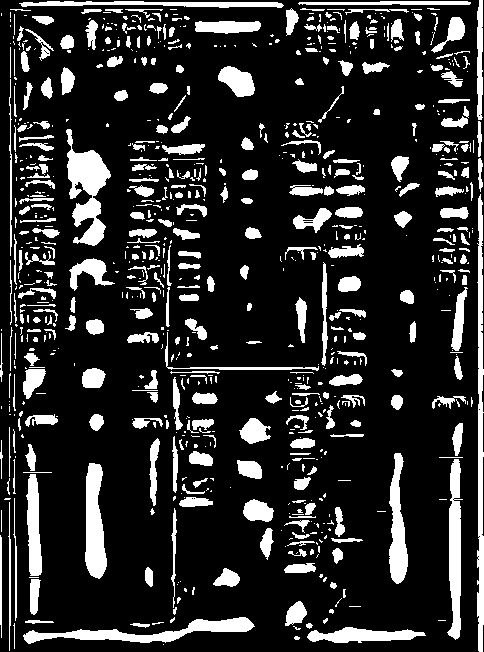

Write the Python code that produced this figure.
import cv2
import numpy as np
from matplotlib import pyplot as plt


img = cv2.imread('MSPS_Serial_structure.png')


for i in range(10,201,10):
    ret,thresh_img = cv2.threshold(img,i,255, cv2.THRESH_BINARY)
    cv2.imwrite('thresh_'+str(i)+'.png',thresh_img)
